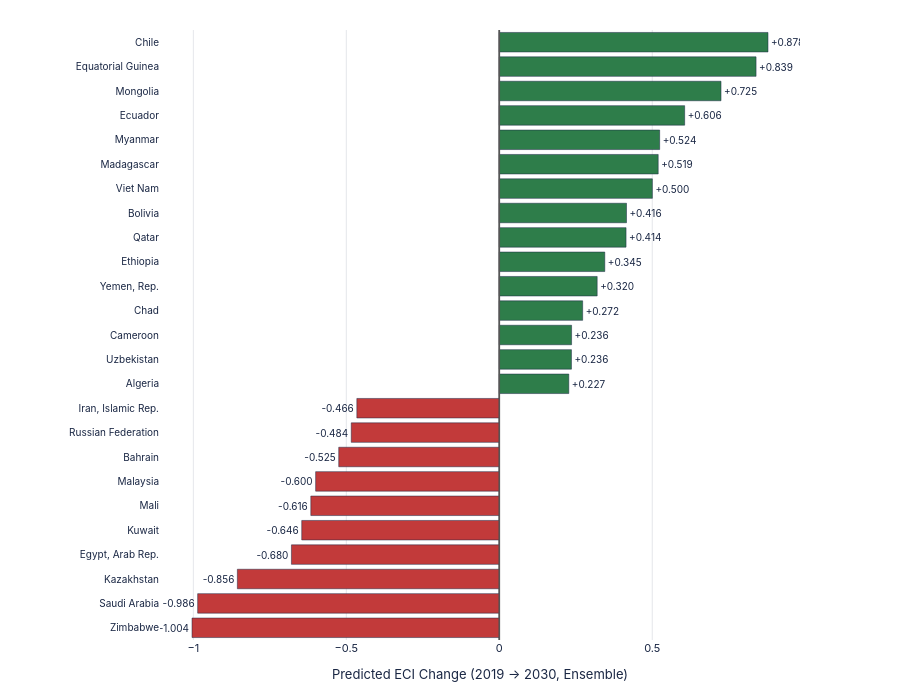
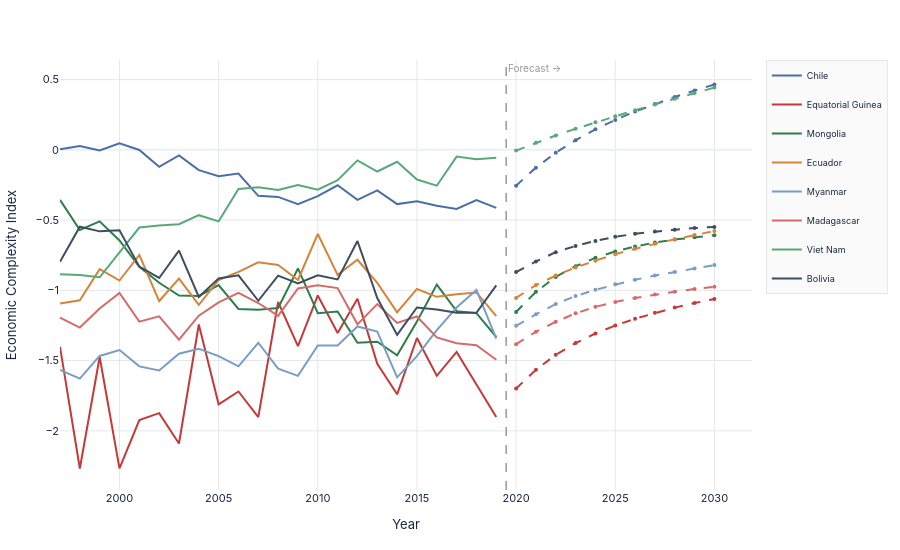
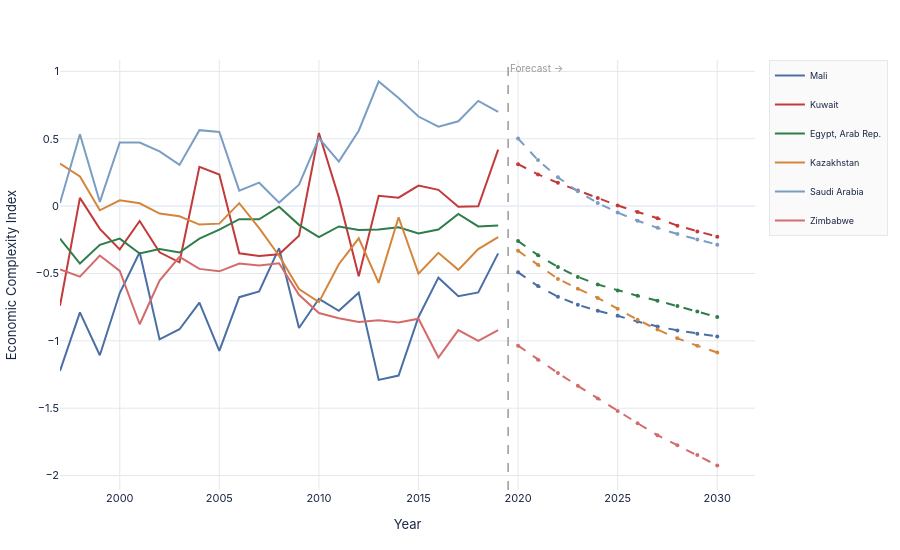
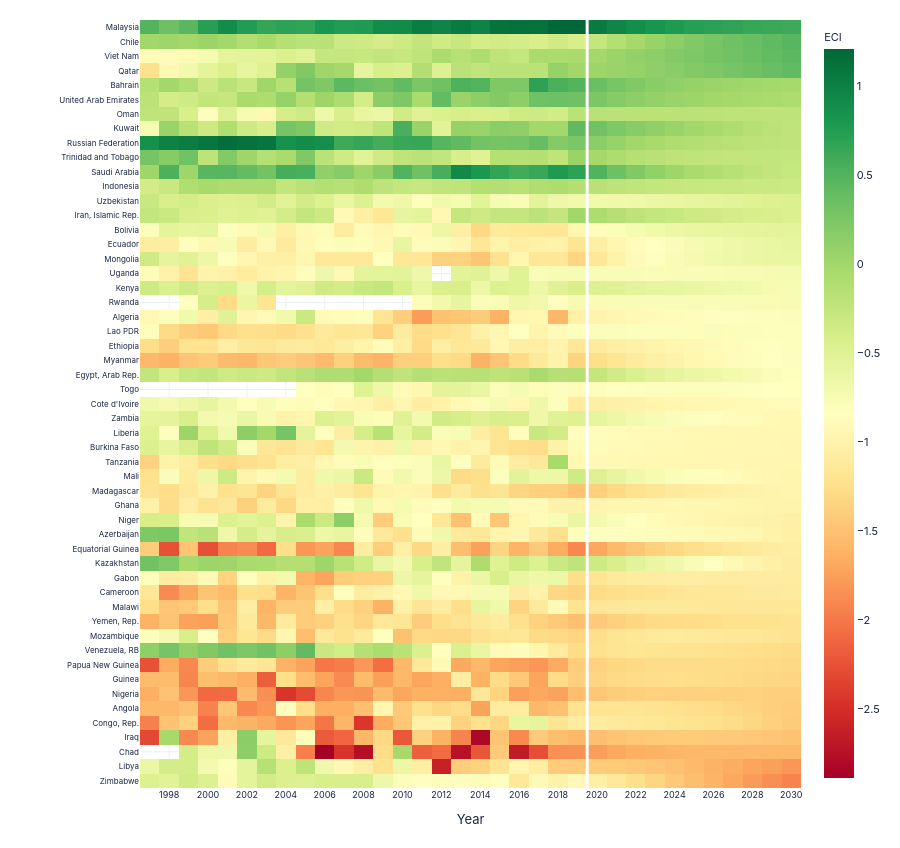

The code cell stored with these charts, in order, in its notebook:
### Code cell
# ══════════════════════════════════════════════════════════════════════════════
# VISUALISATIONS — Forecast Rankings
# ══════════════════════════════════════════════════════════════════════════════

# ── CHART A: Top / Bottom countries — total ECI change bar chart ──────────────
print("\n[Forecast 1/4] Country ranking bar chart...")

top_n = 15
bot_n = 10
top_bot = pd.concat([
    country_summary.head(top_n),
    country_summary.tail(bot_n),
]).reset_index(drop=True)

colors = [PALETTE['green'] if v >= 0 else PALETTE['red'] for v in top_bot['Total_Change']]

fig_rank = go.Figure()
fig_rank.add_trace(go.Bar(
    y=top_bot['Country'][::-1],
    x=top_bot['Total_Change'][::-1],
    orientation='h',
    marker=dict(color=colors[::-1], line=dict(color='#1a2744', width=0.5)),
    text=[f'{v:+.3f}' for v in top_bot['Total_Change'][::-1]],
    textposition='outside',
    textfont=dict(size=10, color=STYLE['title_color']),
    hovertemplate='<b>%{y}</b><br>ΔECI 2019→2030: %{x:+.3f}<extra></extra>',
    showlegend=False,
))

fig_rank.add_vline(x=0, line=dict(color='#555', width=1.5))

fig_rank.update_layout(**base_layout(
    height=max(650, (top_n + bot_n) * 28),
    margin=dict(l=160, r=100, t=30, b=60),
    xaxis=dict(
        title='Predicted ECI Change (2019 → 2030, Ensemble)',
        title_font=dict(size=STYLE['axis_title_size']),
        gridcolor=STYLE['grid_color'],
        zeroline=True, zerolinecolor='#555', zerolinewidth=1.5,
    ),
    yaxis=dict(tickfont=dict(size=10)),
))

save_chart(fig_rank, os.path.join(OUT, 'Forecast_Country_Ranking'), width=1100, height=max(650, (top_n + bot_n) * 28))


# ── CHART B: ECI trajectory — top 8 improvers ────────────────────────────────
print("\n[Forecast 2/4] Top improvers trajectory...")

top8 = country_summary.head(8)['Country Code'].tolist()

traj_colors = ['#4a6fa5', '#c23a3a', '#2e7d4a', '#d4853b',
               '#7a9dc4', '#d46b6b', '#5aa87a', '#3d4f5f']

fig_traj = go.Figure()
for i, cc in enumerate(top8):
    # Historical
    hist = df[df['Country Code'] == cc][['Year', 'Economic Complexity Index']].copy()
    cname = cnames[cnames['Country Code'] == cc]['Country Name'].values[0]

    fig_traj.add_trace(go.Scatter(
        x=hist['Year'], y=hist['Economic Complexity Index'],
        mode='lines', name=cname,
        line=dict(color=traj_colors[i % len(traj_colors)], width=2),
        legendgroup=cc,
    ))

    # Forecast
    fc = forecast_df[forecast_df['Country Code'] == cc][['Year', 'Ensemble']]
    fig_traj.add_trace(go.Scatter(
        x=fc['Year'], y=fc['Ensemble'],
        mode='lines+markers', name=f'{cname} (forecast)',
        line=dict(color=traj_colors[i % len(traj_colors)], width=2, dash='dash'),
        marker=dict(size=4),
        legendgroup=cc, showlegend=False,
    ))

fig_traj.add_vline(x=2019.5, line=dict(color='#999', width=1.5, dash='dash'),
                   annotation_text='Forecast →', annotation_position='top right',
                   annotation_font=dict(size=10, color='#999'))

fig_traj.update_layout(**base_layout(
    height=STYLE['chart_height'],
    xaxis=dict(title='Year', gridcolor=STYLE['grid_color'], dtick=5),
    yaxis=dict(title='Economic Complexity Index',
               gridcolor=STYLE['grid_color']),
    legend=dict(font=dict(size=9), bgcolor='rgba(250,250,250,0.9)',
                bordercolor='#e5e7eb', borderwidth=1),
))

save_chart(fig_traj, os.path.join(OUT, 'Forecast_TopImprovers_Trajectory'), width=1100, height=550)


# ── CHART C: ECI trajectory — bottom 6 decliners ─────────────────────────────
print("\n[Forecast 3/4] Bottom decliners trajectory...")

bot6 = country_summary.tail(6)['Country Code'].tolist()

fig_traj_bot = go.Figure()
for i, cc in enumerate(bot6):
    hist = df[df['Country Code'] == cc][['Year', 'Economic Complexity Index']].copy()
    cname = cnames[cnames['Country Code'] == cc]['Country Name'].values[0]

    fig_traj_bot.add_trace(go.Scatter(
        x=hist['Year'], y=hist['Economic Complexity Index'],
        mode='lines', name=cname,
        line=dict(color=traj_colors[i % len(traj_colors)], width=2),
        legendgroup=cc,
    ))

    fc = forecast_df[forecast_df['Country Code'] == cc][['Year', 'Ensemble']]
    fig_traj_bot.add_trace(go.Scatter(
        x=fc['Year'], y=fc['Ensemble'],
        mode='lines+markers', name=f'{cname} (forecast)',
        line=dict(color=traj_colors[i % len(traj_colors)], width=2, dash='dash'),
        marker=dict(size=4),
        legendgroup=cc, showlegend=False,
    ))

fig_traj_bot.add_vline(x=2019.5, line=dict(color='#999', width=1.5, dash='dash'),
                       annotation_text='Forecast →', annotation_position='top right',
                       annotation_font=dict(size=10, color='#999'))

fig_traj_bot.update_layout(**base_layout(
    height=STYLE['chart_height'],
    xaxis=dict(title='Year', gridcolor=STYLE['grid_color'], dtick=5),
    yaxis=dict(title='Economic Complexity Index',
               gridcolor=STYLE['grid_color']),
    legend=dict(font=dict(size=9), bgcolor='rgba(250,250,250,0.9)',
                bordercolor='#e5e7eb', borderwidth=1),
))

save_chart(fig_traj_bot, os.path.join(OUT, 'Forecast_BottomDecliners_Trajectory'), width=1100, height=550)


# ── CHART D: Heatmap — all countries, ECI by year ────────────────────────────
print("\n[Forecast 4/4] Forecast heatmap (all countries × years)...")

# Combine historical + forecast for heatmap
hist_pivot = df.pivot_table(index='Country Code', columns='Year',
                            values='Economic Complexity Index', aggfunc='mean')
fc_pivot = forecast_df.pivot_table(index='Country Code', columns='Year',
                                    values='Ensemble', aggfunc='mean')

full_pivot = pd.concat([hist_pivot, fc_pivot], axis=1)

# ── FIX: deduplicate columns and force integer years ──────────────────────────
full_pivot = full_pivot.loc[:, ~full_pivot.columns.duplicated(keep='last')]
full_pivot.columns = [int(c) for c in full_pivot.columns]
full_pivot = full_pivot[sorted(full_pivot.columns)]

# Sort by 2030 forecast
full_pivot = full_pivot.loc[
    country_summary.sort_values('ECI_2030_Ensemble', ascending=True)['Country Code']
]

# Replace codes with names
code_to_name = dict(zip(cnames['Country Code'], cnames['Country Name']))
full_pivot.index = [code_to_name.get(c, c) for c in full_pivot.index]

fig_heat = go.Figure(data=go.Heatmap(
    z=full_pivot.values,
    x=full_pivot.columns.tolist(),       # pass as integers, not strings
    y=full_pivot.index.tolist(),
    colorscale='RdYlGn',
    colorbar=dict(title=dict(text='ECI', font=dict(size=11))),
    hovertemplate='%{y}<br>Year: %{x}<br>ECI: %{z:.3f}<extra></extra>',
))

# Add vertical line at forecast boundary
fig_heat.add_vline(x=2019.5, line=dict(color='white', width=3))

fig_heat.update_layout(**base_layout(
    height=max(700, len(full_pivot) * 16),
    margin=dict(l=140, r=40, t=20, b=60),
    xaxis=dict(
        title='Year', dtick=2, tickfont=dict(size=9),
        type='linear',                    # force linear axis
    ),
    yaxis=dict(tickfont=dict(size=8)),
))

save_chart(fig_heat, os.path.join(OUT, 'Forecast_Heatmap_AllCountries'),
           width=1200, height=max(700, len(full_pivot) * 16))

print(f"\n✓ All forecast charts saved to {OUT}/")

### Figure 1 — Plotly figure (JSON) as saved in the notebook; plotly's stock layout.template omitted (floating-point values rounded to 4 significant figures)
{"data": [{"hovertemplate": "<b>%{y}</b><br>ΔECI 2019→2030: %{x:+.3f}<extra></extra>", "marker": {"color": ["#c23a3a", "#c23a3a", "#c23a3a", "#c23a3a", "#c23a3a", "#c23a3a", "#c23a3a", "#c23a3a", "#c23a3a", "#c23a3a", "#2e7d4a", "#2e7d4a", "#2e7d4a", "#2e7d4a", "#2e7d4a", "#2e7d4a", "#2e7d4a", "#2e7d4a", "#2e7d4a", "#2e7d4a", "#2e7d4a", "#2e7d4a", "#2e7d4a", "#2e7d4a", "#2e7d4a"], "line": {"color": "#1a2744", "width": 0.5}}, "orientation": "h", "showlegend": false, "text": ["-1.004", "-0.986", "-0.856", "-0.680", "-0.646", "-0.616", "-0.600", "-0.525", "-0.484", "-0.466", "+0.227", "+0.236", "+0.236", "+0.272", "+0.320", "+0.345", "+0.414", "+0.416", "+0.500", "+0.519", "+0.524", "+0.606", "+0.725", "+0.839", "+0.878"], "textfont": {"color": "#1a2744", "size": 10}, "textposition": "outside", "type": "bar", "x": [-1.004, -0.9859, -0.8562, -0.6795, -0.6458, -0.6161, -0.6003, -0.5249, -0.4839, -0.4657, 0.2272, 0.2358, 0.2362, 0.2724, 0.3199, 0.3448, 0.4143, 0.4157, 0.5004, 0.5194, 0.5241, 0.6058, 0.7247, 0.8392, 0.8782], "y": ["Zimbabwe", "Saudi Arabia", "Kazakhstan", "Egypt, Arab Rep.", "Kuwait", "Mali", "Malaysia", "Bahrain", "Russian Federation", "Iran, Islamic Rep.", "Algeria", "Uzbekistan", "Cameroon", "Chad", "Yemen, Rep.", "Ethiopia", "Qatar", "Bolivia", "Viet Nam", "Madagascar", "Myanmar", "Ecuador", "Mongolia", "Equatorial Guinea", "Chile"]}], "layout": {"font": {"color": "#1a2744", "family": "IBM Plex Sans, -apple-system, BlinkMacSystemFont, sans-serif", "size": 11}, "height": 700, "margin": {"b": 60, "l": 160, "r": 100, "t": 30}, "paper_bgcolor": "#ffffff", "plot_bgcolor": "#ffffff", "shapes": [{"line": {"color": "#555", "width": 1.5}, "type": "line", "x0": 0, "x1": 0, "xref": "x", "y0": 0, "y1": 1, "yref": "y domain"}], "xaxis": {"gridcolor": "#e5e7eb", "title": {"font": {"size": 13}, "text": "Predicted ECI Change (2019 → 2030, Ensemble)"}, "zeroline": true, "zerolinecolor": "#555", "zerolinewidth": 1.5}, "yaxis": {"tickfont": {"size": 10}}}}

### Figure 2 — Plotly figure (JSON) as saved in the notebook; plotly's stock layout.template omitted (floating-point values rounded to 4 significant figures)
{"data": [{"legendgroup": "CHL", "line": {"color": "#4a6fa5", "width": 2}, "mode": "lines", "name": "Chile", "type": "scatter", "x": [1997, 1998, 1999, 2000, 2001, 2002, 2003, 2004, 2005, 2006, 2007, 2008, 2009, 2010, 2011, 2012, 2013, 2014, 2015, 2016, 2017, 2018, 2019], "y": [0.005, 0.027, -0.005, 0.047, -0.001, -0.121, -0.04, -0.144, -0.188, -0.169, -0.327, -0.335, -0.386, -0.329, -0.252, -0.356, -0.289, -0.386, -0.366, -0.398, -0.421, -0.358, -0.413]}, {"legendgroup": "CHL", "line": {"color": "#4a6fa5", "dash": "dash", "width": 2}, "marker": {"size": 4}, "mode": "lines+markers", "name": "Chile (forecast)", "showlegend": false, "type": "scatter", "x": [2020, 2021, 2022, 2023, 2024, 2025, 2026, 2027, 2028, 2029, 2030], "y": [-0.255, -0.1265, -0.02026, 0.06922, 0.146, 0.213, 0.2727, 0.3266, 0.376, 0.422, 0.4652]}, {"legendgroup": "GNQ", "line": {"color": "#c23a3a", "width": 2}, "mode": "lines", "name": "Equatorial Guinea", "type": "scatter", "x": [1997, 1998, 1999, 2000, 2001, 2002, 2003, 2004, 2005, 2006, 2007, 2008, 2009, 2010, 2011, 2012, 2013, 2014, 2015, 2016, 2017, 2018, 2019], "y": [-1.402, -2.268, -1.474, -2.267, -1.923, -1.874, -2.09, -1.243, -1.811, -1.72, -1.902, -1.083, -1.397, -1.036, -1.304, -1.06, -1.523, -1.74, -1.339, -1.608, -1.438, -1.666, -1.901]}, {"legendgroup": "GNQ", "line": {"color": "#c23a3a", "dash": "dash", "width": 2}, "marker": {"size": 4}, "mode": "lines+markers", "name": "Equatorial Guinea (forecast)", "showlegend": false, "type": "scatter", "x": [2020, 2021, 2022, 2023, 2024, 2025, 2026, 2027, 2028, 2029, 2030], "y": [-1.699, -1.565, -1.459, -1.375, -1.307, -1.251, -1.202, -1.16, -1.123, -1.09, -1.062]}, {"legendgroup": "MNG", "line": {"color": "#2e7d4a", "width": 2}, "mode": "lines", "name": "Mongolia", "type": "scatter", "x": [1997, 1998, 1999, 2000, 2001, 2002, 2003, 2004, 2005, 2006, 2007, 2008, 2009, 2010, 2011, 2012, 2013, 2014, 2015, 2016, 2017, 2018, 2019], "y": [-0.356, -0.57, -0.509, -0.645, -0.833, -0.946, -1.037, -1.04, -0.962, -1.132, -1.138, -1.126, -0.844, -1.163, -1.151, -1.373, -1.366, -1.462, -1.222, -0.959, -1.148, -1.162, -1.332]}, {"legendgroup": "MNG", "line": {"color": "#2e7d4a", "dash": "dash", "width": 2}, "marker": {"size": 4}, "mode": "lines+markers", "name": "Mongolia (forecast)", "showlegend": false, "type": "scatter", "x": [2020, 2021, 2022, 2023, 2024, 2025, 2026, 2027, 2028, 2029, 2030], "y": [-1.154, -1.01, -0.9043, -0.8281, -0.7688, -0.7235, -0.6878, -0.6596, -0.6381, -0.6214, -0.6073]}, {"legendgroup": "ECU", "line": {"color": "#d4853b", "width": 2}, "mode": "lines", "name": "Ecuador", "type": "scatter", "x": [1997, 1998, 1999, 2000, 2001, 2002, 2003, 2004, 2005, 2006, 2007, 2008, 2009, 2010, 2011, 2012, 2013, 2014, 2015, 2016, 2017, 2018, 2019], "y": [-1.093, -1.071, -0.849, -0.93, -0.748, -1.076, -0.916, -1.104, -0.926, -0.868, -0.8, -0.819, -0.926, -0.599, -0.89, -0.782, -0.947, -1.156, -0.99, -1.046, -1.027, -1.015, -1.184]}, {"legendgroup": "ECU", "line": {"color": "#d4853b", "dash": "dash", "width": 2}, "marker": {"size": 4}, "mode": "lines+markers", "name": "Ecuador (forecast)", "showlegend": false, "type": "scatter", "x": [2020, 2021, 2022, 2023, 2024, 2025, 2026, 2027, 2028, 2029, 2030], "y": [-1.054, -0.9623, -0.8951, -0.8373, -0.7888, -0.7426, -0.7042, -0.6684, -0.6357, -0.6069, -0.5782]}, {"legendgroup": "MMR", "line": {"color": "#7a9dc4", "width": 2}, "mode": "lines", "name": "Myanmar", "type": "scatter", "x": [1997, 1998, 1999, 2000, 2001, 2002, 2003, 2004, 2005, 2006, 2007, 2008, 2009, 2010, 2011, 2012, 2013, 2014, 2015, 2016, 2017, 2018, 2019], "y": [-1.566, -1.628, -1.467, -1.425, -1.541, -1.57, -1.451, -1.416, -1.468, -1.541, -1.373, -1.557, -1.609, -1.392, -1.392, -1.257, -1.293, -1.619, -1.468, -1.283, -1.122, -0.997, -1.344]}, {"legendgroup": "MMR", "line": {"color": "#7a9dc4", "dash": "dash", "width": 2}, "marker": {"size": 4}, "mode": "lines+markers", "name": "Myanmar (forecast)", "showlegend": false, "type": "scatter", "x": [2020, 2021, 2022, 2023, 2024, 2025, 2026, 2027, 2028, 2029, 2030], "y": [-1.253, -1.171, -1.098, -1.041, -0.9956, -0.9574, -0.9242, -0.895, -0.8691, -0.8445, -0.8199]}, {"legendgroup": "MDG", "line": {"color": "#d46b6b", "width": 2}, "mode": "lines", "name": "Madagascar", "type": "scatter", "x": [1997, 1998, 1999, 2000, 2001, 2002, 2003, 2004, 2005, 2006, 2007, 2008, 2009, 2010, 2011, 2012, 2013, 2014, 2015, 2016, 2017, 2018, 2019], "y": [-1.194, -1.265, -1.129, -1.018, -1.223, -1.185, -1.351, -1.18, -1.085, -1.018, -1.09, -1.181, -0.987, -0.964, -0.984, -1.242, -1.098, -1.232, -1.186, -1.335, -1.377, -1.39, -1.494]}, {"legendgroup": "MDG", "line": {"color": "#d46b6b", "dash": "dash", "width": 2}, "marker": {"size": 4}, "mode": "lines+markers", "name": "Madagascar (forecast)", "showlegend": false, "type": "scatter", "x": [2020, 2021, 2022, 2023, 2024, 2025, 2026, 2027, 2028, 2029, 2030], "y": [-1.383, -1.295, -1.223, -1.164, -1.118, -1.082, -1.054, -1.03, -1.01, -0.9912, -0.9746]}, {"legendgroup": "VNM", "line": {"color": "#5aa87a", "width": 2}, "mode": "lines", "name": "Viet Nam", "type": "scatter", "x": [1997, 1998, 1999, 2000, 2001, 2002, 2003, 2004, 2005, 2006, 2007, 2008, 2009, 2010, 2011, 2012, 2013, 2014, 2015, 2016, 2017, 2018, 2019], "y": [-0.885, -0.89, -0.907, -0.732, -0.553, -0.539, -0.529, -0.465, -0.509, -0.279, -0.267, -0.286, -0.251, -0.284, -0.216, -0.075, -0.154, -0.085, -0.211, -0.255, -0.048, -0.066, -0.057]}, {"legendgroup": "VNM", "line": {"color": "#5aa87a", "dash": "dash", "width": 2}, "marker": {"size": 4}, "mode": "lines+markers", "name": "Viet Nam (forecast)", "showlegend": false, "type": "scatter", "x": [2020, 2021, 2022, 2023, 2024, 2025, 2026, 2027, 2028, 2029, 2030], "y": [-0.005127, 0.05028, 0.102, 0.1501, 0.1958, 0.2397, 0.2822, 0.3235, 0.3641, 0.404, 0.4434]}, {"legendgroup": "BOL", "line": {"color": "#3d4f5f", "width": 2}, "mode": "lines", "name": "Bolivia", "type": "scatter", "x": [1997, 1998, 1999, 2000, 2001, 2002, 2003, 2004, 2005, 2006, 2007, 2008, 2009, 2010, 2011, 2012, 2013, 2014, 2015, 2016, 2017, 2018, 2019], "y": [-0.797, -0.547, -0.58, -0.572, -0.831, -0.912, -0.717, -1.047, -0.915, -0.893, -1.074, -0.895, -0.95, -0.893, -0.922, -0.649, -1.055, -1.317, -1.122, -1.137, -1.159, -1.16, -0.964]}, {"legendgroup": "BOL", "line": {"color": "#3d4f5f", "dash": "dash", "width": 2}, "marker": {"size": 4}, "mode": "lines+markers", "name": "Bolivia (forecast)", "showlegend": false, "type": "scatter", "x": [2020, 2021, 2022, 2023, 2024, 2025, 2026, 2027, 2028, 2029, 2030], "y": [-0.8699, -0.7942, -0.7282, -0.6843, -0.6481, -0.6187, -0.5974, -0.5808, -0.568, -0.557, -0.5483]}], "layout": {"annotations": [{"font": {"color": "#999", "size": 10}, "showarrow": false, "text": "Forecast →", "x": 2020.0, "xanchor": "left", "xref": "x", "y": 1, "yanchor": "top", "yref": "y domain"}], "font": {"color": "#1a2744", "family": "IBM Plex Sans, -apple-system, BlinkMacSystemFont, sans-serif", "size": 11}, "height": 550, "legend": {"bgcolor": "rgba(250,250,250,0.9)", "bordercolor": "#e5e7eb", "borderwidth": 1, "font": {"size": 9}}, "margin": {"b": 60, "l": 60, "r": 40, "t": 60}, "paper_bgcolor": "#ffffff", "plot_bgcolor": "#ffffff", "shapes": [{"line": {"color": "#999", "dash": "dash", "width": 1.5}, "type": "line", "x0": 2020.0, "x1": 2020.0, "xref": "x", "y0": 0, "y1": 1, "yref": "y domain"}], "xaxis": {"dtick": 5, "gridcolor": "#e5e7eb", "title": {"text": "Year"}}, "yaxis": {"gridcolor": "#e5e7eb", "title": {"text": "Economic Complexity Index"}}}}

### Figure 3 — Plotly figure (JSON) as saved in the notebook; plotly's stock layout.template omitted (floating-point values rounded to 4 significant figures)
{"data": [{"legendgroup": "MLI", "line": {"color": "#4a6fa5", "width": 2}, "mode": "lines", "name": "Mali", "type": "scatter", "x": [1997, 1998, 1999, 2000, 2001, 2002, 2003, 2004, 2005, 2006, 2007, 2008, 2009, 2010, 2011, 2012, 2013, 2014, 2015, 2016, 2017, 2018, 2019], "y": [-1.223, -0.789, -1.107, -0.645, -0.342, -0.989, -0.914, -0.716, -1.075, -0.676, -0.634, -0.312, -0.905, -0.688, -0.777, -0.643, -1.29, -1.258, -0.823, -0.531, -0.669, -0.641, -0.351]}, {"legendgroup": "MLI", "line": {"color": "#4a6fa5", "dash": "dash", "width": 2}, "marker": {"size": 4}, "mode": "lines+markers", "name": "Mali (forecast)", "showlegend": false, "type": "scatter", "x": [2020, 2021, 2022, 2023, 2024, 2025, 2026, 2027, 2028, 2029, 2030], "y": [-0.4914, -0.5939, -0.6726, -0.7323, -0.7774, -0.8142, -0.8571, -0.8933, -0.9224, -0.9475, -0.9671]}, {"legendgroup": "KWT", "line": {"color": "#c23a3a", "width": 2}, "mode": "lines", "name": "Kuwait", "type": "scatter", "x": [1997, 1998, 1999, 2000, 2001, 2002, 2003, 2004, 2005, 2006, 2007, 2008, 2009, 2010, 2011, 2012, 2013, 2014, 2015, 2016, 2017, 2018, 2019], "y": [-0.74, 0.061, -0.169, -0.321, -0.11, -0.343, -0.417, 0.291, 0.234, -0.35, -0.37, -0.358, -0.22, 0.543, 0.063, -0.52, 0.076, 0.063, 0.152, 0.121, -0.004, -0.001, 0.419]}, {"legendgroup": "KWT", "line": {"color": "#c23a3a", "dash": "dash", "width": 2}, "marker": {"size": 4}, "mode": "lines+markers", "name": "Kuwait (forecast)", "showlegend": false, "type": "scatter", "x": [2020, 2021, 2022, 2023, 2024, 2025, 2026, 2027, 2028, 2029, 2030], "y": [0.3115, 0.2356, 0.1725, 0.1159, 0.05972, 0.004771, -0.04379, -0.08979, -0.1452, -0.1878, -0.2268]}, {"legendgroup": "EGY", "line": {"color": "#2e7d4a", "width": 2}, "mode": "lines", "name": "Egypt, Arab Rep.", "type": "scatter", "x": [1997, 1998, 1999, 2000, 2001, 2002, 2003, 2004, 2005, 2006, 2007, 2008, 2009, 2010, 2011, 2012, 2013, 2014, 2015, 2016, 2017, 2018, 2019], "y": [-0.241, -0.426, -0.287, -0.241, -0.352, -0.319, -0.344, -0.241, -0.175, -0.097, -0.098, -0.004, -0.139, -0.23, -0.151, -0.178, -0.174, -0.157, -0.203, -0.174, -0.058, -0.151, -0.144]}, {"legendgroup": "EGY", "line": {"color": "#2e7d4a", "dash": "dash", "width": 2}, "marker": {"size": 4}, "mode": "lines+markers", "name": "Egypt, Arab Rep. (forecast)", "showlegend": false, "type": "scatter", "x": [2020, 2021, 2022, 2023, 2024, 2025, 2026, 2027, 2028, 2029, 2030], "y": [-0.2594, -0.3641, -0.4512, -0.5255, -0.5815, -0.6266, -0.6661, -0.702, -0.7422, -0.7828, -0.8235]}, {"legendgroup": "KAZ", "line": {"color": "#d4853b", "width": 2}, "mode": "lines", "name": "Kazakhstan", "type": "scatter", "x": [1997, 1998, 1999, 2000, 2001, 2002, 2003, 2004, 2005, 2006, 2007, 2008, 2009, 2010, 2011, 2012, 2013, 2014, 2015, 2016, 2017, 2018, 2019], "y": [0.315, 0.22, -0.031, 0.043, 0.021, -0.055, -0.075, -0.137, -0.13, 0.022, -0.163, -0.368, -0.616, -0.713, -0.431, -0.239, -0.57, -0.083, -0.501, -0.347, -0.473, -0.319, -0.23]}, {"legendgroup": "KAZ", "line": {"color": "#d4853b", "dash": "dash", "width": 2}, "marker": {"size": 4}, "mode": "lines+markers", "name": "Kazakhstan (forecast)", "showlegend": false, "type": "scatter", "x": [2020, 2021, 2022, 2023, 2024, 2025, 2026, 2027, 2028, 2029, 2030], "y": [-0.3314, -0.4353, -0.5407, -0.6125, -0.6817, -0.7617, -0.8434, -0.9168, -0.9814, -1.037, -1.086]}, {"legendgroup": "SAU", "line": {"color": "#7a9dc4", "width": 2}, "mode": "lines", "name": "Saudi Arabia", "type": "scatter", "x": [1997, 1998, 1999, 2000, 2001, 2002, 2003, 2004, 2005, 2006, 2007, 2008, 2009, 2010, 2011, 2012, 2013, 2014, 2015, 2016, 2017, 2018, 2019], "y": [0.023, 0.533, 0.031, 0.472, 0.472, 0.406, 0.306, 0.564, 0.55, 0.115, 0.174, 0.026, 0.159, 0.504, 0.33, 0.56, 0.925, 0.803, 0.665, 0.589, 0.63, 0.781, 0.7]}, {"legendgroup": "SAU", "line": {"color": "#7a9dc4", "dash": "dash", "width": 2}, "marker": {"size": 4}, "mode": "lines+markers", "name": "Saudi Arabia (forecast)", "showlegend": false, "type": "scatter", "x": [2020, 2021, 2022, 2023, 2024, 2025, 2026, 2027, 2028, 2029, 2030], "y": [0.5021, 0.3414, 0.2135, 0.1095, 0.02349, -0.04762, -0.1084, -0.1613, -0.2074, -0.2486, -0.2859]}, {"legendgroup": "ZWE", "line": {"color": "#d46b6b", "width": 2}, "mode": "lines", "name": "Zimbabwe", "type": "scatter", "x": [1997, 1998, 1999, 2000, 2001, 2002, 2003, 2004, 2005, 2006, 2007, 2008, 2009, 2010, 2011, 2012, 2013, 2014, 2015, 2016, 2017, 2018, 2019], "y": [-0.47, -0.524, -0.367, -0.481, -0.877, -0.553, -0.377, -0.466, -0.484, -0.426, -0.441, -0.424, -0.658, -0.794, -0.833, -0.861, -0.848, -0.864, -0.836, -1.124, -0.92, -1.0, -0.921]}, {"legendgroup": "ZWE", "line": {"color": "#d46b6b", "dash": "dash", "width": 2}, "marker": {"size": 4}, "mode": "lines+markers", "name": "Zimbabwe (forecast)", "showlegend": false, "type": "scatter", "x": [2020, 2021, 2022, 2023, 2024, 2025, 2026, 2027, 2028, 2029, 2030], "y": [-1.036, -1.14, -1.239, -1.334, -1.428, -1.52, -1.612, -1.701, -1.775, -1.847, -1.925]}], "layout": {"annotations": [{"font": {"color": "#999", "size": 10}, "showarrow": false, "text": "Forecast →", "x": 2020.0, "xanchor": "left", "xref": "x", "y": 1, "yanchor": "top", "yref": "y domain"}], "font": {"color": "#1a2744", "family": "IBM Plex Sans, -apple-system, BlinkMacSystemFont, sans-serif", "size": 11}, "height": 550, "legend": {"bgcolor": "rgba(250,250,250,0.9)", "bordercolor": "#e5e7eb", "borderwidth": 1, "font": {"size": 9}}, "margin": {"b": 60, "l": 60, "r": 40, "t": 60}, "paper_bgcolor": "#ffffff", "plot_bgcolor": "#ffffff", "shapes": [{"line": {"color": "#999", "dash": "dash", "width": 1.5}, "type": "line", "x0": 2020.0, "x1": 2020.0, "xref": "x", "y0": 0, "y1": 1, "yref": "y domain"}], "xaxis": {"dtick": 5, "gridcolor": "#e5e7eb", "title": {"text": "Year"}}, "yaxis": {"gridcolor": "#e5e7eb", "title": {"text": "Economic Complexity Index"}}}}

### Figure 4 — Plotly figure (JSON) as saved in the notebook; plotly's stock layout.template omitted (floating-point values rounded to 4 significant figures; data arrays with more than 128 entries replaced by an {"elided": "..."} marker saying what was removed)
{"data": [{"colorbar": {"title": {"font": {"size": 11}, "text": "ECI"}}, "colorscale": [[0, "rgb(165,0,38)"], [0.1, "rgb(215,48,39)"], [0.2, "rgb(244,109,67)"], [0.3, "rgb(253,174,97)"], [0.4, "rgb(254,224,139)"], [0.5, "rgb(255,255,191)"], [0.6, "rgb(217,239,139)"], [0.7, "rgb(166,217,106)"], [0.8, "rgb(102,189,99)"], [0.9, "rgb(26,152,80)"], [1, "rgb(0,104,55)"]], "hovertemplate": "%{y}<br>Year: %{x}<br>ECI: %{z:.3f}<extra></extra>", "type": "heatmap", "x": [1997, 1998, 1999, 2000, 2001, 2002, 2003, 2004, 2005, 2006, 2007, 2008, 2009, 2010, 2011, 2012, 2013, 2014, 2015, 2016, 2017, 2018, 2019, 2020, 2021, 2022, 2023, 2024, 2025, 2026, 2027, 2028, 2029, 2030], "y": ["Zimbabwe", "Libya", "Chad", "Iraq", "Congo, Rep.", "Angola", "Nigeria", "Guinea", "Papua New Guinea", "Venezuela, RB", "Mozambique", "Yemen, Rep.", "Malawi", "Cameroon", "Gabon", "Kazakhstan", "Equatorial Guinea", "Azerbaijan", "Niger", "Ghana", "Madagascar", "Mali", "Tanzania", "Burkina Faso", "Liberia", "Zambia", "Cote d'Ivoire", "Togo", "Egypt, Arab Rep.", "Myanmar", "Ethiopia", "Lao PDR", "Algeria", "Rwanda", "Kenya", "Uganda", "Mongolia", "Ecuador", "Bolivia", "Iran, Islamic Rep.", "Uzbekistan", "Indonesia", "Saudi Arabia", "Trinidad and Tobago", "Russian Federation", "Kuwait", "Oman", "United Arab Emirates", "Bahrain", "Qatar", "Viet Nam", "Chile", "Malaysia"], "z": {"elided": "53x34 float values"}}], "layout": {"font": {"color": "#1a2744", "family": "IBM Plex Sans, -apple-system, BlinkMacSystemFont, sans-serif", "size": 11}, "height": 848, "margin": {"b": 60, "l": 140, "r": 40, "t": 20}, "paper_bgcolor": "#ffffff", "plot_bgcolor": "#ffffff", "shapes": [{"line": {"color": "white", "width": 3}, "type": "line", "x0": 2020.0, "x1": 2020.0, "xref": "x", "y0": 0, "y1": 1, "yref": "y domain"}], "xaxis": {"dtick": 2, "tickfont": {"size": 9}, "title": {"text": "Year"}, "type": "linear"}, "yaxis": {"tickfont": {"size": 8}}}}
